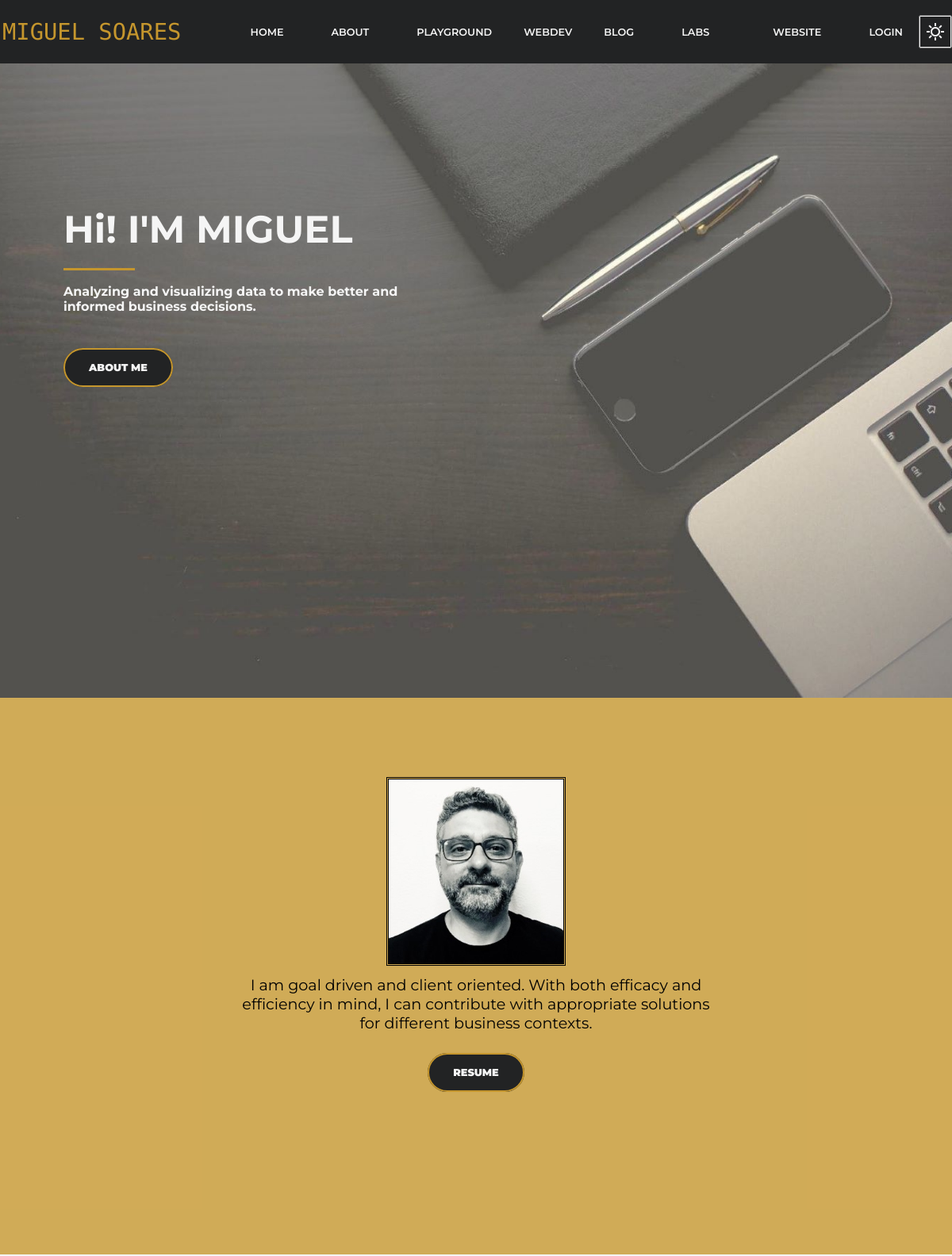
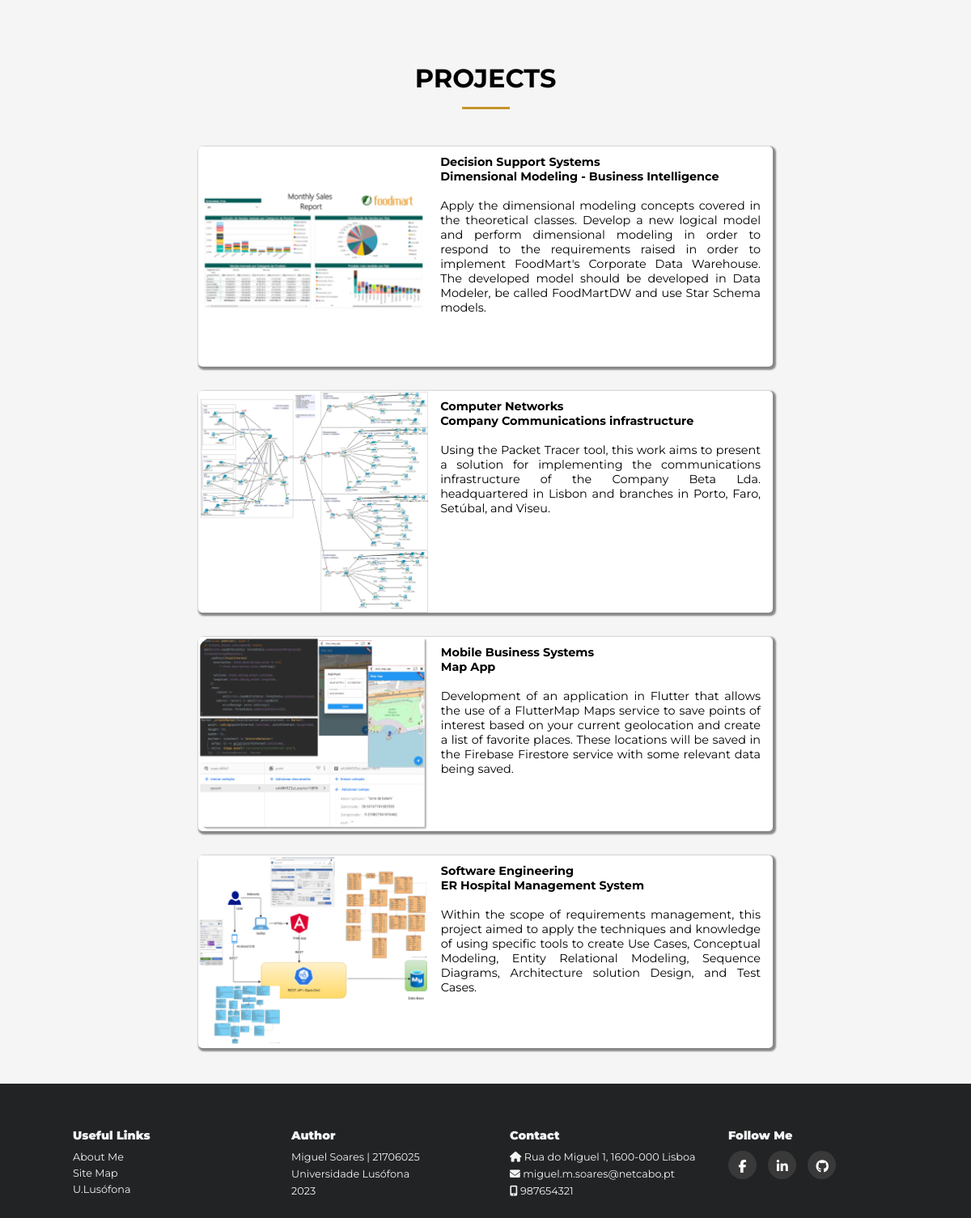
The page / on the database its author committed (2 pictures, top to bottom).
### portfolio/models.py (models this page shows, shortened)
class Project(models.Model):
    title = models.CharField(max_length=50, default='')
    curricular_unit = models.CharField(max_length=50, default='')
    description = models.CharField(max_length=500, default='')
    image = models.ImageField(upload_to='portfolio/static/portfolio/images/', default='url("../images/backiee-5769412.jpg")')

### portfolio/views.py (the view)
# urls.py: path('', views.home_page_view, name='home'),
def home_page_view(request):
    ProjectsList = Project.objects.all()
    context = {'ProjectsList': ProjectsList}
    return render(request, 'portfolio/home.html', context)

### portfolio/templates/portfolio/home.html (shortened to what this page needs)
{% extends 'portfolio/layoutHero.html' %}
{% load static %}
{% block main %}
<main class="background-image">
    <div class="motivational_header">
        <h2>Hi! I'M MIGUEL</h2>
        <div class="motivational_text">
            <p><b>Analyzing and visualizing data to make better and informed business decisions.</b></p></br></br></br>
            <a href="{% url 'portfolio:home' %}#aboutMe" class="btn btn-primary btn-xl page-scroll">About me</a>
        </div>
    </div>
</main>
{% endblock %}
{% block article-1 %}
<article-1 id="aboutMe">
    <figure class="article-container-photo">
        {% load static %}
        <img src="{% static 'portfolio/images/MSP&B2.jpg' %}"
             style="border-color: #c5962d; border-style: double; border-color: black;">
    </figure>
    <p class="article-container-text">I am goal driven and client oriented. With both efficacy and efficiency in mind,
        I can contribute with appropriate solutions for different business contexts.</p>
    <div class="article-container-button"><a href="{% static 'portfolio/images/MIGUELSOARES_RESUME_EN_2023.pdf' %}"
                                             target="blank_" class="btn btn-primary btn-xl">RESUME</a>
    </div>
</article-1>
{% endblock article-1 %}
{% block article-2 %}
<article-2 id="projects">
    <h1 class="titulo-pagina">PROJECTS</h1>
    {% for project in ProjectsList %}
    <div class="projetos">
        <div>
            <div><img src="{{ project.image.url }}"></div>
            <div class="projetos-text">
                <h4><b>{{ project.curricular_unit }}</b></h4>
                <p><b>{{ project.title }}</b></p></br>
                <p>{{ project.description }}</p>
            </div>
        </div>
    </div>
    {% endfor %}
</article-2>
</div>
{% endblock article-2 %}

### portfolio/static/portfolio/css/style-light.css (style rules this page uses)
* { font-family: 'Montserrat', sans-serif; box-sizing: border-box; padding: 0; margin: 0; }
main { grid-area: main; background-color: whitesmoke; position: relative; background-size: cover; margin: 0px; width: auto; height: auto; z-index: 1; }
article-1 { grid-area: article1; background-color: rgb(197, 150, 45, 0.8); position: relative; background-size: cover; margin: 0px; width: auto; height: auto; padding: 100px 0; z-index: 1; }
article-2 { grid-area: article2; background-color: whitesmoke; position: relative; background-size: cover; margin: 0px; width: auto; height: auto; padding: 10px 10px 10px 10px; z-index: 1; }
a { color: black; }
.background-image { background-image: url("../images/backiee-5769412.jpg"); background-position: center; background-repeat: no-repeat; background-size: cover; height: 100vh; }
.motivational_header { position: absolute; width: 40%; color: whitesmoke; top: 20vh; left: 5vw; padding: 20px; font-size: 2rem; }
.motivational_text { position: absolute; width: 100%; color: whitesmoke; font-size: 1rem; margin-top: 40px; }
.motivational_text::before { content: ""; position: absolute; left: 0; top: -20px; background-color: #c5962d; height: 3px; box-sizing: border-box; width: 90px; }
.titulo-pagina { display: flex; justify-content: center; position: relative; width: 100%; margin-top: 40px; margin-bottom: 40px; align-self: center; padding: 10px; font-size: 2rem; }
.titulo-pagina::after { content: ""; display: flex; align-self: center; position: absolute; left: 47.5%; bottom: -15%; background-color: #c5962d; height: 3px; box-sizing: border-box; width: 5%; }
.article-container-photo { display: flex; justify-content: center; align-items: center; }
.article-container-text { font-size: 1.2rem; height: auto; text-align: center; padding-top: 1%; padding-left: 25%; padding-right: 25%; padding-bottom: 2%; display: flex; justify-content: center; }
.btn-xl { padding: 15px 30px; }
.btn { border: 2px; border-style: solid; width: 10px; border-radius: 30px; font-size: 0.8rem; text-transform: uppercase; font-weight: 900; }
.article-container-button { font-size: 1.2rem; height: auto; text-align: center; padding-top: 1%; padding-left: 25%; padding-right: 25%; padding-bottom: 10%; justify-content: center; }
.btn-primary { border-color: #c5962d; color: whitesmoke; text-decoration: none; background-color: #222324; }
.projetos { display: flex; flex-wrap: wrap; justify-content: space-evenly; align-content: space-around; background-color: whitesmoke; padding: 5px 0; border-radius: 20px 20px 20px 20px; }
.projetos > div { background-color: white; display: flex; justify-content: left; border-radius: 5px; box-shadow: 2px 2px 2px 2px #888888; margin: 10px; }
.projetos img { background-position: center; background-repeat: no-repeat; background-size: cover; border-radius: 20px 0 0 20px; height: 100%; }
.projetos div div:last-child { width: 400px; background-color: white; border-radius: 0 20px 20px 0; }
.projetos-text { text-align: justify; margin: 10px 15px 10px 15px; font-size: 0.9rem; }

### rows shown on the page
Project: image (picture), curricular_unit "Decision Support Systems", title "Dimensional Modeling - Business Intelligence", description "Apply the dimensional modeling concepts covered in the theoretical classes. Develop a new logical model and perform dimensional modeling in order to respond to the requirements raised in order to implement FoodMart's Corporate Data Warehouse. The developed model should be developed in Data Modeler, be called FoodMartDW and use Star Schema models."
Project: image (picture), curricular_unit "Computer Networks", title "Company Communications infrastructure", description "Using the Packet Tracer tool, this work aims to present a solution for implementing the communications infrastructure of the Company Beta Lda. headquartered in Lisbon and branches in Porto, Faro, Setúbal, and Viseu."
Project: image (picture), curricular_unit "Mobile Business Systems", title "Map App", description "Development of an application in Flutter that allows the use of a FlutterMap Maps service to save points of interest based on your current geolocation and create a list of favorite places. These locations will be saved in the Firebase Firestore service with some relevant data being saved."
Project: image (picture), curricular_unit "Software Engineering", title "ER Hospital Management System", description "Within the scope of requirements management, this project aimed to apply the techniques and knowledge of using specific tools to create Use Cases, Conceptual Modeling, Entity Relational Modeling, Sequence Diagrams, Architecture solution Design, and Test Cases."
